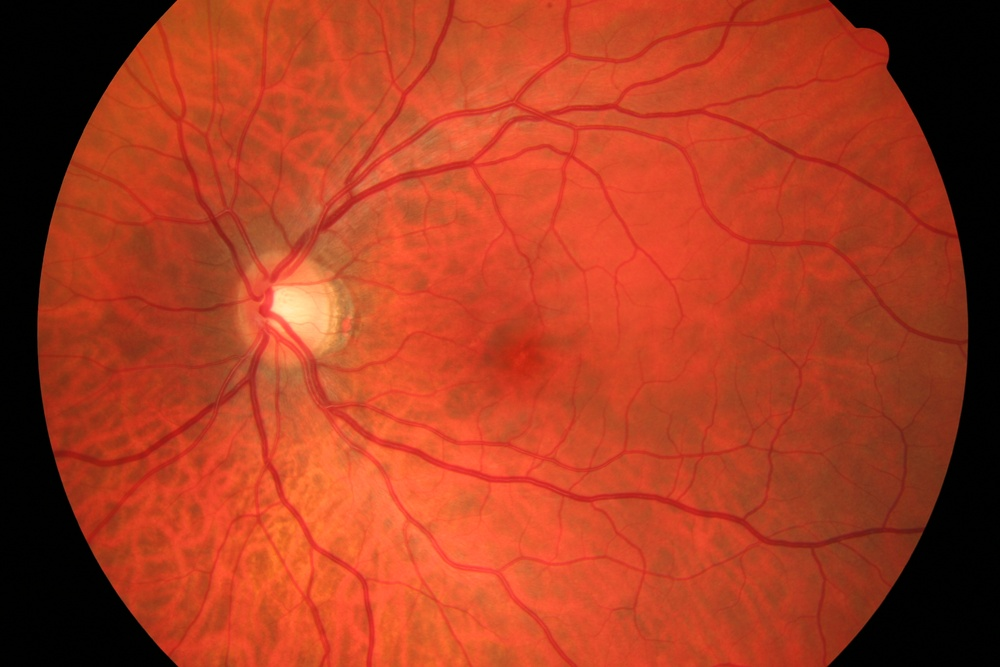
#> input picture healthy/02_h.jpg, 1000 x 667 px, shrunk from 3504 x 2336 before the run; its folder holds 4 pictures in this run
$ jupyter execute main.ipynb
#> lines starting #> are read from the running program, lines starting #| are printed output that depends on the picture; after the words box and inside, x2 and y2 are one past the last pixel; in counts of white or black regions, pixels touching at a corner belong together
[cell 1]
import cv2
import matplotlib.pyplot as plt
import numpy as np
import imblearn.metrics
import sklearn.metrics
from skimage.filters import frangi

[cell 2]
def main(eye_name):
#> called with eye_name = '02_h'
    print("Start processing")
    eye_image = cv2.imread("healthy/" + eye_name + ".jpg")
#> eye_image is the input picture: shape (667, 1000, 3); mean B, G, R 32.7, 59.9, 169.4
    eye_image = cv2.filter2D(eye_image, -1, np.array([[-1, -1, -1], [-1, 9, -1], [-1, -1, -1]]))
    eye_image = cv2.cvtColor(eye_image, cv2.COLOR_BGR2RGB)
    eye_image_grey = cv2.cvtColor(eye_image, cv2.COLOR_RGB2GRAY)
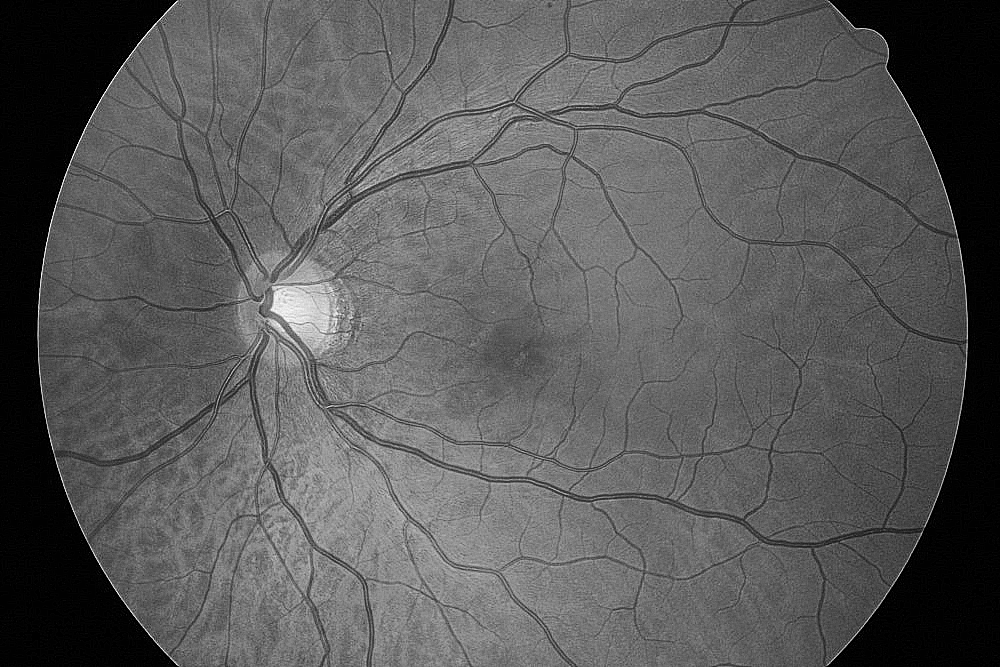
#> eye_image_grey: shape (667, 1000); min 0, max 255, mean 89.9

    plt.title("Input image")
    plt.imshow(eye_image)
    plt.show()

    width, height = np.shape(eye_image_grey)
#> width = 667; height = 1000
    print(f"Check line: width : {width}, height : {height}")
#| Check line: width : 667, height : 1000

    eye_image_grey_tmp = frangi(eye_image_grey)
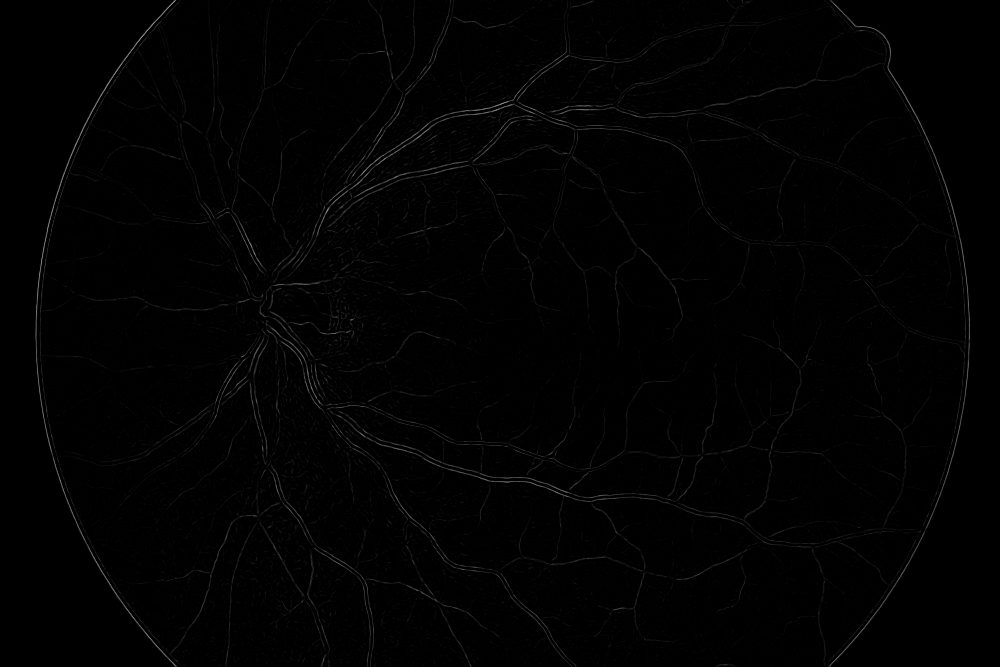
#> eye_image_grey_tmp: shape (667, 1000) float64; min 0, max 0.573, mean 0.00786

    final = elemnt(eye_image_grey_tmp, eye_image_grey, 0.0000002, 5, False)

    plt.title("Output image")
    plt.imshow(final, cmap="gray")
    plt.show()

    mask_image = cv2.imread("mask/" + eye_name + ".tif")
    mask_image = cv2.cvtColor(mask_image, cv2.COLOR_RGB2GRAY)
    plt.title("Mask image")
    plt.imshow(mask_image, cmap="gray")
    plt.show()

    tp, tn, fp, fn = calculatingData(final, mask_image, True)

    final_list = final.flatten() < 3
    mask_image_flattened = mask_image.flatten() < 3

    confusion_matrix = sklearn.metrics.confusion_matrix(mask_image_flattened, final_list)

    values = {
        'sensitivity': [
            tp / (tp + fn),
            imblearn.metrics.sensitivity_score(mask_image_flattened, final_list)
        ],
        'accuracy': [
            (tp + tn) / (tp + tn + fp + fn),
            sklearn.metrics.accuracy_score(mask_image_flattened, final_list)
        ],
        'specificity': [
            tn / (tn + fp),
            imblearn.metrics.specificity_score(mask_image_flattened, final_list)
        ],
        'precision': [
            tp / (tp + fp),
            sklearn.metrics.precision_score(mask_image_flattened, final_list)
        ]
    }

    print("parameter\tcustom\t\t\t\tlib")
    for param_name, param in values.items():
        print("{}\t{}\t\t{}".format(param_name, param[0], param[1]))

def testFunction(image_name, image_mask):
    print("Start processing")
    image = cv2.imread(image_name)
    image = cv2.filter2D(image, -1, np.array([[-1, -1, -1], [-1, 9, -1], [-1, -1, -1]]))
    image = cv2.cvtColor(image, cv2.COLOR_BGR2RGB)
    image_grey = cv2.cvtColor(image, cv2.COLOR_RGB2GRAY)

#     plt.title("Input image")
#     plt.imshow(image)
#     plt.show()

    mask = cv2.imread(image_mask)
    mask = cv2.cvtColor(mask, cv2.COLOR_BGR2RGB)
    mask = cv2.cvtColor(mask, cv2.COLOR_RGB2GRAY)

#     plt.title("Mask image")
#     plt.imshow(mask, cmap="gray")
#     plt.show()

    final = elemnt(image_grey, mask, 100, 10, True)


def elemnt(frangi_image, image, cut_to_dark, cut_to_dark_for_result, test):
#> called with cut_to_dark = 2e-07, cut_to_dark_for_result = 5, test = False
    width, height = np.shape(frangi_image)
#> width = 667; height = 1000

    frangi_image_array_result = np.where(frangi_image <= cut_to_dark, 0, 255 - frangi_image)
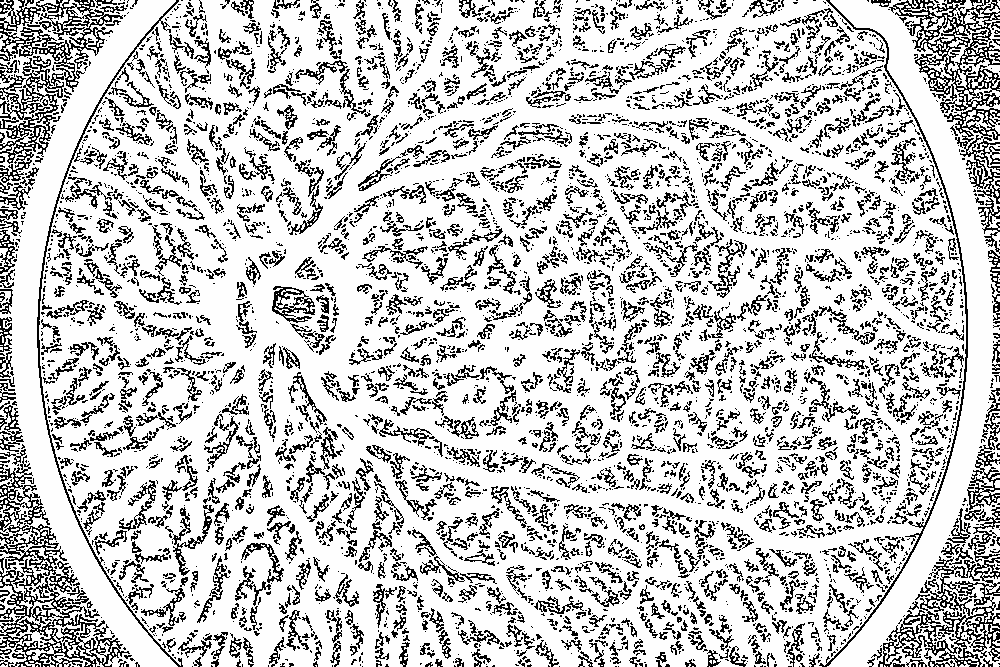
#> frangi_image_array_result: shape (667, 1000) float64; min 0, max 255, mean 196.9
    array_result = np.where(image < cut_to_dark_for_result, 0, frangi_image_array_result)
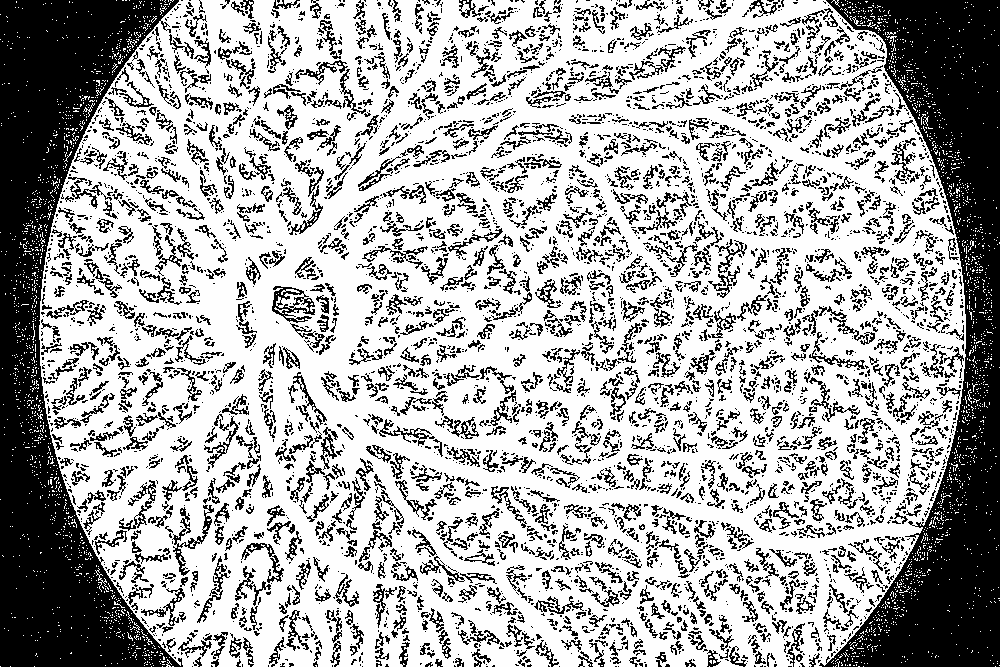
#> array_result: shape (667, 1000) float64; min 0, max 255, mean 170.8

    if test:
        print(array_result)

    for index, array_result_row in enumerate(array_result):
        for index_ele, array_result_ele in enumerate(array_result_row):
            if (array_result_ele != 0 and index != 0 and index != (width-1) and index_ele !=0 \
                and index_ele !=(height-1) and index_ele !=(height-2) and index != (width-2)):
                if (((array_result_row[index_ele-1]==0 and array_result_row[index_ele+1]==0) \
                    or (array_result[index-1,index_ele]==0 and array_result[index+1,index_ele]==0)) \
                    or ((array_result_row[index_ele-2]==0 and array_result_row[index_ele+2]==0) \
                    or (array_result[index-2,index_ele]==0 and array_result[index+2,index_ele]==0))):
                    array_result[index, index_ele] = 0
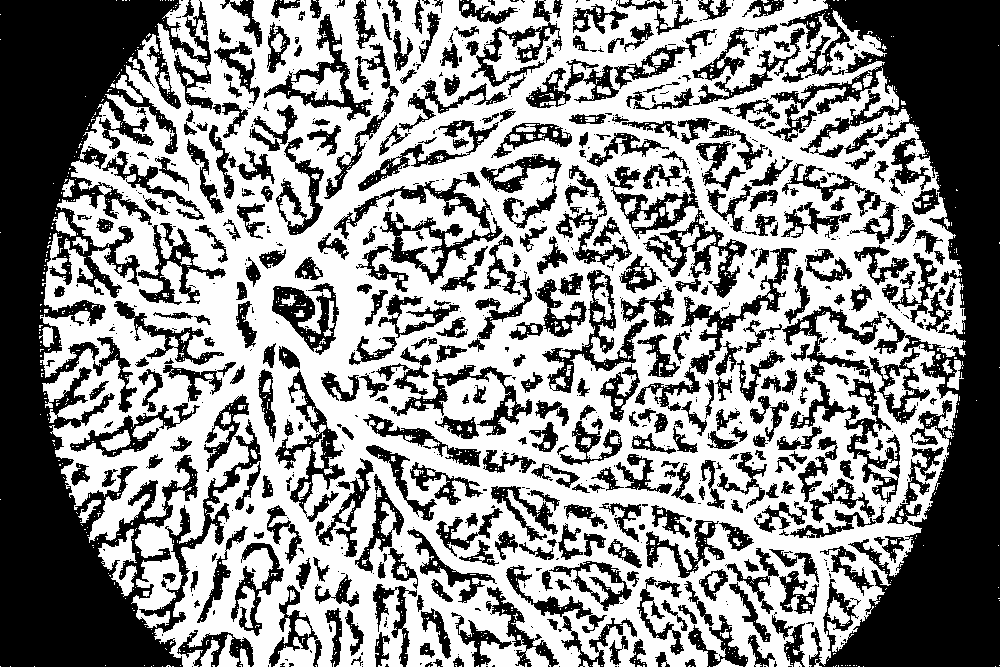
#> array_result: shape (667, 1000) float64; 10.52% of pixels changed, all inside (x1, y1, x2, y2) = (1, 1, 998, 665)
#> in main, `mask_image = cv2.cvtColor(mask_image, cv2.COLOR_RGB2GRAY)`:
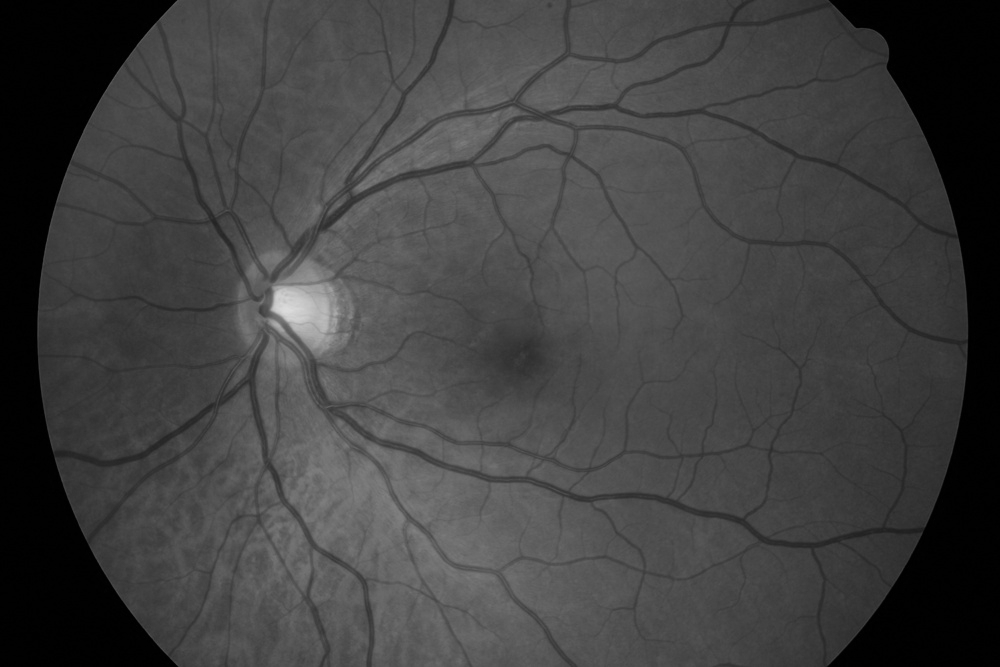
#> mask_image: shape (667, 1000); min 0, max 220, mean 64.2

    if test:
        print(array_result)


    return array_result

def calculatingData(final_array, mask_array, test):
#> called with test = True
    width, height = np.shape(final_array)
#> width = 667; height = 1000

    tp = np.where((final_array >= 250) & (mask_array >= 250), 1, 0)
#> tp: shape (667, 1000) int64; every value is 0
    tn = np.where((final_array < 250) & (mask_array < 250), 1, 0)
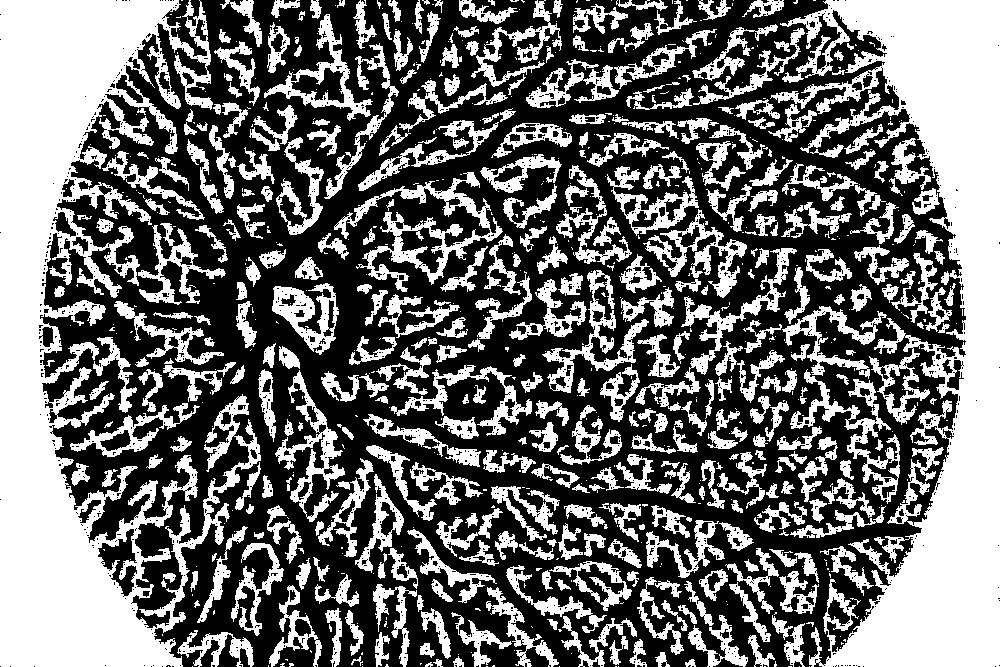
#> tn: shape (667, 1000) int64; values 0 (black) and 1 (white), 43.6% white; 852 white regions (469 under 20 px), largest, box (x1, y1, x2, y2) and area: (0, 0, 261, 667) 75488, (770, 0, 1000, 667) 64036, (334, 172, 503, 292) 4481
    fp = np.where((final_array >= 250) & (mask_array < 250), 1, 0)
    fn = np.where((final_array < 250) & (mask_array >= 255), 1, 0)

    tp = np.sum(tp)
#> tp = 0
    tn = np.sum(tn)
#> tn = 290487
    fp = np.sum(fp)
#> fp = 376513
    fn = np.sum(fn)
#> fn = 0

    if test:
        print(f"tp : {tp}")
#| tp : 0
        print(f"tn : {tn}")
#| tn : 290487
        print(f"fp : {fp}")
#| fp : 376513
        print(f"fn : {fn}")
#| fn : 0


    return tp, tn, fp, fn

[cell 3]
main("02_h")
#> in main, `tp, tn, fp, fn = calculatingData(final, mask_image, True)`: tn = 290487; fp = 376513; fn = 0
#> in main, `confusion_matrix = sklearn.metrics.confusion_matrix(mask_image_flatten..`: confusion_matrix = [[376437, 188372], [76, 102115]]
#> (the call stopped at in main, `values = { 'sensitivity': [ tp / (tp + fn), imblearn.metrics.sensitivi..`: imblearn is not available in this run)
